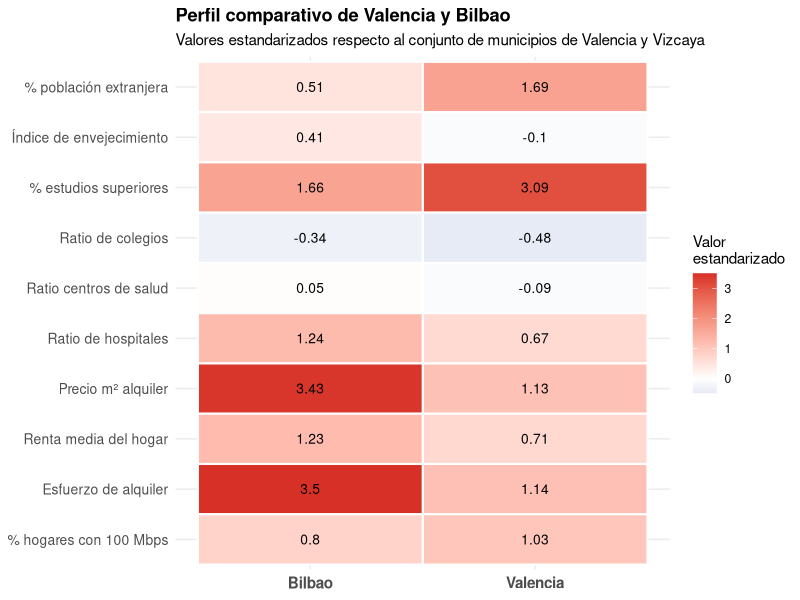
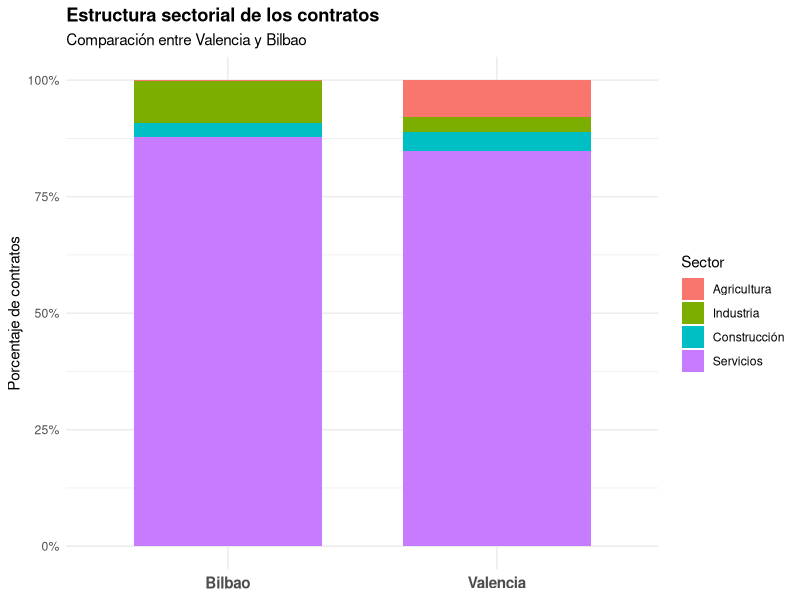

The R script that drew these images, in order:
## ---- chunk 1
knitr::opts_chunk$set(echo = TRUE)
## ---- chunk 2
library(tidyverse)
library(readr)
library(scales)
library(knitr)

municipios_valencia <- read_csv("../../datasets/valencia/municipios_valencia_base_final.csv", show_col_types = FALSE)
municipios_vizcaya <- read_csv("../../datasets/vizcaya-bilbao/municipios_vizcaya_base_final.csv", show_col_types = FALSE)

base_total <- bind_rows(
  municipios_valencia %>% mutate(provincia = "Valencia"),
  municipios_vizcaya %>% mutate(provincia = "Vizcaya"))

ciudades <- base_total %>%
  filter(nombre_municipio_norm %in% c("valencia", "bilbao")) %>%
  mutate(ciudad = recode(nombre_municipio_norm,
                         "valencia" = "Valencia",
                         "bilbao" = "Bilbao"))

ciudades %>%
  select(ciudad, pob_total, pct_extranjeros, indice_envejecimiento,
         pct_estudios_sup, precio_m2_alquiler, renta_media_hogar,
         esfuerzo_alquiler, pct_hogares_100mbps)
## ---- chunk 3
library(tidyverse)
library(knitr)

indicadores <- tribble(
  ~Dimensión, ~variable, ~Indicador,
  "Demográfico", "pob_total", "Población total",
  "Demográfico", "pct_extranjeros", "% población extranjera",
  "Demográfico", "indice_envejecimiento", "Índice de envejecimiento",
  "Educativo", "pct_estudios_sup", "% estudios superiores",
  "Educativo", "num_colegios", "Nº colegios",
  "Educativo", "ratio_colegios", "Ratio colegios",
  "Sanitario", "num_centros_salud", "Nº centros salud",
  "Sanitario", "ratio_centros_salud", "Ratio centros salud",
  "Sanitario", "num_hospitales", "Nº hospitales",
  "Sanitario", "ratio_hospital", "Ratio hospitales",
  "Residencial / económico", "precio_m2_alquiler", "Precio m² alquiler",
  "Residencial / económico", "renta_media_hogar", "Renta media hogar",
  "Residencial / económico", "esfuerzo_alquiler", "Esfuerzo alquiler",
  "Laboral", "pct_contratos_agricultura", "% contratos agricultura",
  "Laboral", "pct_contratos_industria", "% contratos industria",
  "Laboral", "pct_contratos_construccion", "% contratos construcción",
  "Laboral", "pct_contratos_servicios", "% contratos servicios",
  "Digital", "pct_hogares_100mbps", "% hogares 100 Mbps"
)

tabla_ciudades <- base_total %>%
  filter(nombre_municipio_norm %in% c("valencia", "bilbao")) %>%
  mutate(ciudad = recode(nombre_municipio_norm,
                         "valencia" = "València",
                         "bilbao" = "Bilbao")) %>%
  select(ciudad, all_of(indicadores$variable)) %>%
  pivot_longer(-ciudad, names_to = "variable", values_to = "valor") %>%
  left_join(indicadores, by = "variable") %>%
  mutate(valor = round(valor, 2)) %>%
  select(Dimensión, Indicador, ciudad, valor) %>%
  pivot_wider(names_from = ciudad, values_from = valor)

kable(
  tabla_ciudades,
  caption = "**Comparación de indicadores entre Valencia y Bilbao**"
)
## ---- chunk 4
vars_heatmap <- c(
  "pct_extranjeros",
  "indice_envejecimiento",
  "pct_estudios_sup",
  "ratio_colegios",
  "ratio_centros_salud",
  "ratio_hospital",
  "precio_m2_alquiler",
  "renta_media_hogar",
  "esfuerzo_alquiler",
  "pct_hogares_100mbps"
)

etiquetas_heatmap <- c(
  pct_extranjeros = "% población extranjera",
  indice_envejecimiento = "Índice de envejecimiento",
  pct_estudios_sup = "% estudios superiores",
  ratio_colegios = "Ratio de colegios",
  ratio_centros_salud = "Ratio centros de salud",
  ratio_hospital = "Ratio de hospitales",
  precio_m2_alquiler = "Precio m² alquiler",
  renta_media_hogar = "Renta media del hogar",
  esfuerzo_alquiler = "Esfuerzo de alquiler",
  pct_hogares_100mbps = "% hogares con 100 Mbps"
)

base_total_z <- base_total %>%
  mutate(across(all_of(vars_heatmap), ~ as.numeric(scale(.x))))

heatmap_ciudades <- base_total_z %>%
  filter(nombre_municipio_norm %in% c("valencia", "bilbao")) %>%
  mutate(ciudad = recode(nombre_municipio_norm,
                         "valencia" = "Valencia",
                         "bilbao" = "Bilbao")) %>%
  select(ciudad, all_of(vars_heatmap)) %>%
  pivot_longer(
    cols = -ciudad,
    names_to = "variable",
    values_to = "valor_z"
  ) %>%
  mutate(
    variable = factor(variable,
                      levels = rev(names(etiquetas_heatmap)),
                      labels = rev(etiquetas_heatmap))
  )

ggplot(heatmap_ciudades, aes(x = ciudad, y = variable, fill = valor_z)) +
  geom_tile(color = "white", linewidth = 0.7) +
  geom_text(aes(label = round(valor_z, 2)), size = 3.5) +
  scale_fill_gradient2(
    low = "#4575B4",
    mid = "white",
    high = "#D73027",
    midpoint = 0,
    name = "Valor\nestandarizado"
  ) +
  labs(
    title = "Perfil comparativo de Valencia y Bilbao",
    subtitle = "Valores estandarizados respecto al conjunto de municipios de Valencia y Vizcaya",
    x = NULL,
    y = NULL
  ) +
  theme_minimal() +
  theme(
    axis.text.x = element_text(size = 11, face = "bold"),
    axis.text.y = element_text(size = 10),
    plot.title = element_text(face = "bold")
  )
## ---- chunk 5
contratos_ciudades <- ciudades %>%
  select(
    ciudad,
    pct_contratos_agricultura,
    pct_contratos_industria,
    pct_contratos_construccion,
    pct_contratos_servicios
  ) %>%
  pivot_longer(
    cols = -ciudad,
    names_to = "sector",
    values_to = "porcentaje"
  ) %>%
  mutate(
    sector = recode(
      sector,
      "pct_contratos_agricultura" = "Agricultura",
      "pct_contratos_industria" = "Industria",
      "pct_contratos_construccion" = "Construcción",
      "pct_contratos_servicios" = "Servicios"
    ),
    sector = factor(sector, levels = c("Agricultura", "Industria", "Construcción", "Servicios"))
  )

ggplot(contratos_ciudades, aes(x = ciudad, y = porcentaje, fill = sector)) +
  geom_col(width = 0.7) +
  scale_y_continuous(labels = label_percent(scale = 1)) +
  labs(
    title = "Estructura sectorial de los contratos",
    subtitle = "Comparación entre Valencia y Bilbao",
    x = NULL,
    y = "Porcentaje de contratos",
    fill = "Sector"
  ) +
  theme_minimal() +
  theme(
    axis.text.x = element_text(size = 11, face = "bold"),
    plot.title = element_text(face = "bold")
  )
